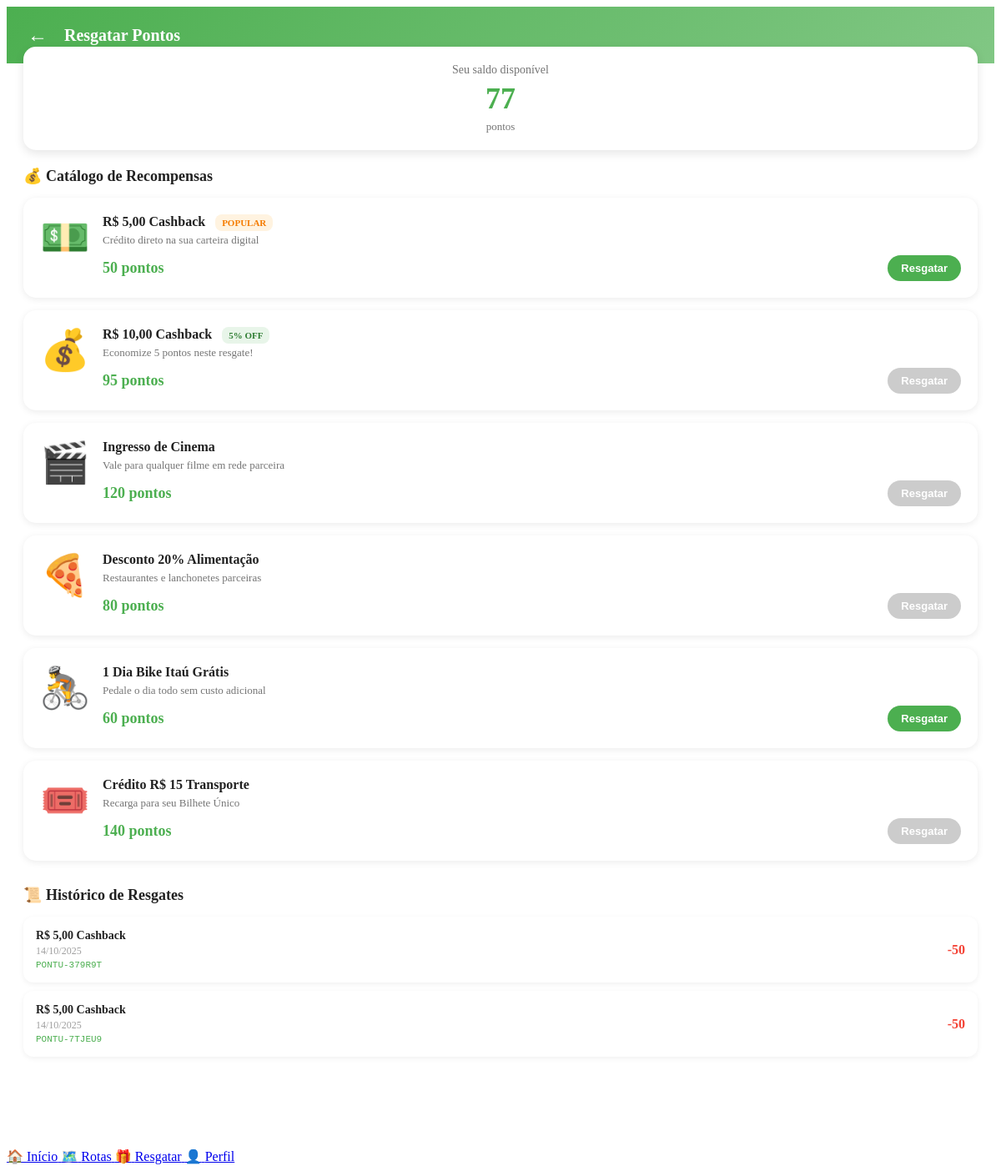
The app's page /resgatar (signed in) with its own data.
### tables this page shows
CREATE TABLE resgates (
                id INTEGER PRIMARY KEY AUTOINCREMENT,
                usuario_id INTEGER NOT NULL,
                beneficio TEXT NOT NULL,
                pontos_gastos INTEGER,
                codigo_resgate TEXT,
                data_resgate TIMESTAMP DEFAULT CURRENT_TIMESTAMP,
                FOREIGN KEY (usuario_id) REFERENCES usuarios(id)
            );

### app.py (the view)
@app.route('/resgatar', methods=['GET'])
@login_required
def resgatar():
    usuario = db.get_usuario(session['user_id'])
    resgates = db.get_historico_resgates(session['user_id'])
    for resgate in resgates:
        resgate['data'] = resgate['data'][:16].replace('T', ' às ')
    return render_template('resgatar.html',
                         pontos=usuario['pontos'],
                         resgates=resgates)

### app.py (called while the page is built)
def login_required(f):
    from functools import wraps
    @wraps(f)
    def decorated_function(*args, **kwargs):
        if 'user_id' not in session:
            return redirect(url_for('login', error='required'))
        return f(*args, **kwargs)
    return decorated_function

### database.py (called while the page is built)
    def get_connection(self):
        conn = sqlite3.connect(self.db_name)
        conn.row_factory = sqlite3.Row
        return conn

    def get_usuario(self, user_id):
        with self.get_connection() as conn:
            cursor = conn.cursor()
            cursor.execute('SELECT * FROM usuarios WHERE id = ?', (user_id,))
            usuario = cursor.fetchone()
        if usuario:
            return dict(usuario)
        return None

    def get_historico_resgates(self, usuario_id):
        with self.get_connection() as conn:
            cursor = conn.cursor()
            cursor.execute(
                'SELECT beneficio, pontos_gastos, codigo_resgate, data_resgate FROM resgates WHERE usuario_id = ? ORDER BY data_resgate DESC',
                (usuario_id,)
            )
            resgates = cursor.fetchall()
        resgates_formatados = []
        for r in resgates:
            resgate_dict = dict(r)
            data_obj = datetime.strptime(resgate_dict['data_resgate'], '%Y-%m-%d %H:%M:%S')
            resgate_dict['data'] = data_obj.strftime('%d/%m/%Y')
            resgate_dict['pontos'] = resgate_dict.pop('pontos_gastos') # Renomeia para o template
            resgate_dict['codigo'] = resgate_dict.pop('codigo_resgate')
            resgates_formatados.append(resgate_dict)
        return resgates_formatados

### templates/resgatar.html (shortened to what this page needs)
<!DOCTYPE html>
<html lang="pt-BR">
<head>
    <link rel="stylesheet" href="{{ url_for('static', filename='css/base.css') }}">
</head>
<body>
    <div class="app-container">
        <div class="header-resgatar">
            <button class="back-btn" onclick="window.location.href='/home'">←</button>
            <div class="header-title-resgatar">Resgatar Pontos</div>
        </div>
        <div class="saldo-banner">
            <div class="saldo-label">Seu saldo disponível</div>
            <div class="saldo-value">{{ pontos }}</div>
            <div style="font-size: 13px; color: #757575; margin-top: 5px;">pontos</div>
        </div>
        <div class="content-resgatar">
            <div class="section-header">💰 Catálogo de Recompensas</div>
            <div class="beneficios-grid">
                <div class="beneficio-card">
                    <div class="beneficio-icon">💵</div>
                    <div class="beneficio-info">
                        <div class="beneficio-titulo">
                            R$ 5,00 Cashback
                            <span class="tag-popular">POPULAR</span>
                        </div>
                        <div class="beneficio-desc">Crédito direto na sua carteira digital</div>
                        <div class="beneficio-footer">
                            <div class="beneficio-pontos">50 pontos</div>
                            <button class="btn-resgatar-card"
                                    onclick="confirmarResgate('R$ 5,00 Cashback', 50)"
                                    {{ 'disabled' if pontos < 50 else '' }}>
                                Resgatar
                            </button>
                        </div>
                    </div>
                </div>
                <div class="beneficio-card">
                    <div class="beneficio-icon">💰</div>
                    <div class="beneficio-info">
                        <div class="beneficio-titulo">
                            R$ 10,00 Cashback
                            <span class="tag-desconto">5% OFF</span>
                        </div>
                        <div class="beneficio-desc">Economize 5 pontos neste resgate!</div>
                        <div class="beneficio-footer">
                            <div class="beneficio-pontos">95 pontos</div>
                            <button class="btn-resgatar-card"
                                    onclick="confirmarResgate('R$ 10,00 Cashback', 95)"
                                    {{ 'disabled' if pontos < 95 else '' }}>
                                Resgatar
                            </button>
                        </div>
                    </div>
                </div>
                <div class="beneficio-card">
                    <div class="beneficio-icon">🎬</div>
                    <div class="beneficio-info">
                        <div class="beneficio-titulo">Ingresso de Cinema</div>
                        <div class="beneficio-desc">Vale para qualquer filme em rede parceira</div>
                        <div class="beneficio-footer">
                            <div class="beneficio-pontos">120 pontos</div>
                            <button class="btn-resgatar-card"
                                    onclick="confirmarResgate('Ingresso de Cinema', 120)"
                                    {{ 'disabled' if pontos < 120 else '' }}>
                                Resgatar
                            </button>
                        </div>
                    </div>
                </div>
                <div class="beneficio-card">
                    <div class="beneficio-icon">🍕</div>
                    <div class="beneficio-info">
                        <div class="beneficio-titulo">Desconto 20% Alimentação</div>
                        <div class="beneficio-desc">Restaurantes e lanchonetes parceiras</div>
                        <div class="beneficio-footer">
                            <div class="beneficio-pontos">80 pontos</div>
                            <button class="btn-resgatar-card"
                                    onclick="confirmarResgate('Desconto 20% Alimentação', 80)"
                                    {{ 'disabled' if pontos < 80 else '' }}>
                                Resgatar
                            </button>
                        </div>
                    </div>
                </div>
                <div class="beneficio-card">
                    <div class="beneficio-icon">🚴</div>
                    <div class="beneficio-info">
                        <div class="beneficio-titulo">1 Dia Bike Itaú Grátis</div>
                        <div class="beneficio-desc">Pedale o dia todo sem custo adicional</div>
                        <div class="beneficio-footer">
                            <div class="beneficio-pontos">60 pontos</div>
                            <button class="btn-resgatar-card"
                                    onclick="confirmarResgate('1 Dia Bike Itaú Grátis', 60)"
                                    {{ 'disabled' if pontos < 60 else '' }}>
                                Resgatar
                            </button>
                        </div>
                    </div>
                </div>
                <div class="beneficio-card">
                    <div class="beneficio-icon">🎟️</div>
                    <div class="beneficio-info">
                        <div class="beneficio-titulo">Crédito R$ 15 Transporte</div>
                        <div class="beneficio-desc">Recarga para seu Bilhete Único</div>
                        <div class="beneficio-footer">
                            <div class="beneficio-pontos">140 pontos</div>
                            <button class="btn-resgatar-card"
                                    onclick="confirmarResgate('Crédito R$ 15 Transporte', 140)"
                                    {{ 'disabled' if pontos < 140 else '' }}>
                                Resgatar
                            </button>
                        </div>
                    </div>
                </div>
            </div>
            <div class="historico-section">
                <div class="section-header">📜 Histórico de Resgates</div>
                {% if resgates %}
                    {% for resgate in resgates %}
                    <div class="historico-item">
                        <div class="historico-info">
                            <div class="historico-titulo">{{ resgate.beneficio }}</div>
                            <div class="historico-data">{{ resgate.data }}</div>
                            <div class="historico-codigo">{{ resgate.codigo }}</div>
                        </div>
                        <div class="historico-pontos">-{{ resgate.pontos }}</div>
                    </div>
                    {% endfor %}
                {% else %}
                    <div class="empty-state">
                        <div class="empty-icon">🎁</div>
                        <div>Nenhum resgate ainda</div>
                        <div style="font-size: 13px; margin-top: 5px;">Acumule pontos e resgate seus benefícios!</div>
                    </div>
                {% endif %}
            </div>
        </div>
        <div class="bottom-nav-home">
            <a href="/home" class="nav-item-home">
                <span class="nav-item-icon">🏠</span>
                <span class="nav-item-label">Início</span>
            </a>
            <a href="/rotas" class="nav-item-home">
                <span class="nav-item-icon">🗺️</span>
                <span class="nav-item-label">Rotas</span>
            </a>
            <a href="/resgatar" class="nav-item-home active">
                <span class="nav-item-icon">🎁</span>
                <span class="nav-item-label">Resgatar</span>
            </a>
            <a href="/perfil" class="nav-item-home">
                <span class="nav-item-icon">👤</span>
                <span class="nav-item-label">Perfil</span>
            </a>
        </div>
    </div>
</body>
</html>

### templates/resgatar.html (style rules this page uses)
.header-resgatar { background: linear-gradient(135deg, #4CAF50, #81C784); padding: 15px 20px; color: white; display: flex; align-items: center; gap: 15px; }
.back-btn { background: none; border: none; color: white; font-size: 24px; cursor: pointer; padding: 5px; }
.header-title-resgatar { font-size: 20px; font-weight: 600; }
.saldo-banner { background: white; margin: -20px 20px 20px; border-radius: 15px; padding: 20px; box-shadow: 0 4px 12px rgba(0,0,0,0.1); text-align: center; }
.saldo-label { font-size: 14px; color: #757575; margin-bottom: 5px; }
.saldo-value { font-size: 36px; font-weight: 700; color: #4CAF50; }
.content-resgatar { padding: 0 20px 100px; }
.section-header { font-size: 18px; font-weight: 600; color: #212121; margin-bottom: 15px; }
.beneficios-grid { display: grid; gap: 15px; }
.beneficio-card { background: white; border-radius: 15px; padding: 20px; box-shadow: 0 2px 8px rgba(0,0,0,0.08); display: flex; gap: 15px; transition: all 0.2s; cursor: pointer; }
.beneficio-icon { font-size: 48px; min-width: 60px; text-align: center; }
.beneficio-info { flex: 1; }
.beneficio-titulo { font-size: 16px; font-weight: 600; color: #212121; margin-bottom: 5px; }
.beneficio-desc { font-size: 13px; color: #757575; margin-bottom: 10px; }
.beneficio-footer { display: flex; justify-content: space-between; align-items: center; }
.beneficio-pontos { font-size: 18px; font-weight: 700; color: #4CAF50; }
.btn-resgatar-card { background: #4CAF50; color: white; border: none; padding: 8px 16px; border-radius: 20px; font-size: 13px; font-weight: 600; cursor: pointer; transition: all 0.2s; }
.btn-resgatar-card:disabled { background: #CCCCCC; cursor: not-allowed; transform: none; }
.tag-popular { background: #FFF3E0; color: #F57C00; padding: 4px 8px; border-radius: 8px; font-size: 11px; font-weight: 600; margin-left: 8px; }
.tag-desconto { background: #E8F5E9; color: #2E7D32; padding: 4px 8px; border-radius: 8px; font-size: 11px; font-weight: 600; margin-left: 8px; }
.historico-section { margin-top: 30px; }
.historico-item { background: white; border-radius: 12px; padding: 15px; margin-bottom: 10px; display: flex; justify-content: space-between; align-items: center; box-shadow: 0 2px 6px rgba(0,0,0,0.06); }
.historico-info { flex: 1; }
.historico-titulo { font-size: 14px; font-weight: 600; color: #212121; margin-bottom: 3px; }
.historico-data { font-size: 12px; color: #9E9E9E; }
.historico-codigo { font-size: 11px; font-family: monospace; color: #4CAF50; margin-top: 3px; }
.historico-pontos { font-size: 16px; font-weight: 700; color: #F44336; }

### records on screen
resgates: beneficio "R$ 5,00 Cashback", data "14/10/2025", codigo "PONTU-379R9T", pontos "50"
resgates: beneficio "R$ 5,00 Cashback", data "14/10/2025", codigo "PONTU-7TJEU9", pontos "50"

### other values on screen
{{ pontos }} "77"
